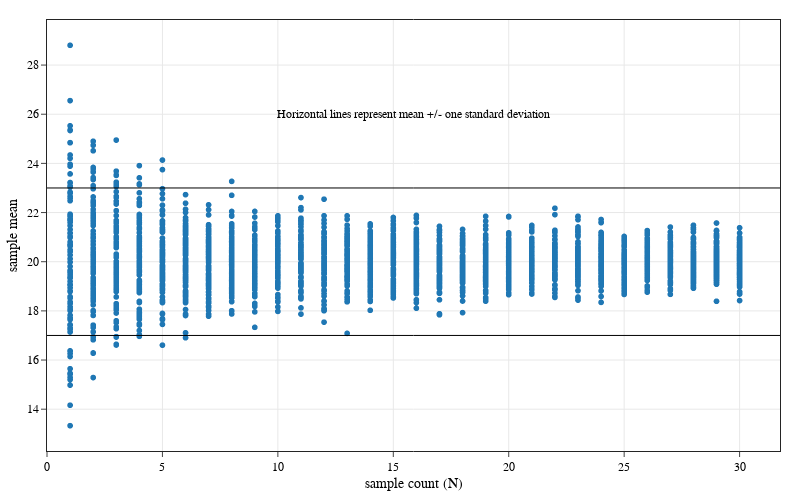

This figure's notebook cell:
### Code cell
import os
import numpy as np
import pandas as pd


import plotly


import plotly.express as px


import plotly.io as pio


from utilities.plotting_template import local_theme

pio.templates.default = local_theme


# Define population statistics


population_mean = 20


population_std = 3


# Number of samples to take for round of events


observation_count_range = np.arange(1, 31)


# Number of observations to take for each sampling event


sampling_events = 100


# Perform the sampling events


records = []


for sample_count in observation_count_range:
    for event in np.arange(sampling_events):
        # the sample consists of random variables drawn normally distributed data

        # (as defined with the population statistics above)

        sample = np.random.normal(
            loc=population_mean, scale=population_std, size=sample_count
        )

        sample_mean = np.mean(sample)

        records.append({"count": sample_count, "event": event, "mean": sample_mean})


# Create the dataframe (table) for the calculated values


df = pd.DataFrame(records)


# Plot the data to show how variation in sample mean changes with the sample count


fig = px.scatter(df, x="count", y="mean").update_layout(
    height=500,
    width=800,
    xaxis=dict(title="sample count (N)", rangemode="tozero"),
    yaxis=dict(title="sample mean"),
    margin=dict(t=20, b=20, l=20, r=20),
)


# Add the horizontal lines and labels


fig.add_hline(
    y=population_mean + population_std,
).add_hline(
    y=population_mean - population_std,
).add_annotation(
    text="Horizontal lines represent mean +/- one standard deviation",
    xref="paper",
    x=0.5,
    yref="paper",
    y=0.8,
    showarrow=False,
)


fig.show()

fig.write_image("webp\\small_numbers.png", scale=3)

### Figure 1 — Plotly figure (JSON) as saved in the notebook; plotly's stock layout.template omitted (floating-point values rounded to 4 significant figures; data arrays with more than 128 entries replaced by an {"elided": "..."} marker saying what was removed)
{"data": [{"hovertemplate": "count=%{x}<br>mean=%{y}<extra></extra>", "legendgroup": "", "marker": {"color": "#1F77B4", "symbol": "circle"}, "mode": "markers", "name": "", "showlegend": false, "type": "scattergl", "x": {"elided": "3000 int values"}, "xaxis": "x", "y": {"elided": "3000 float values"}, "yaxis": "y"}], "layout": {"annotations": [{"showarrow": false, "text": "Horizontal lines represent mean +/- one standard deviation", "x": 0.5, "xref": "paper", "y": 0.8, "yref": "paper"}], "height": 500, "legend": {"tracegroupgap": 0}, "margin": {"b": 20, "l": 20, "r": 20, "t": 20}, "shapes": [{"type": "line", "x0": 0, "x1": 1, "xref": "x domain", "y0": 23, "y1": 23, "yref": "y"}, {"type": "line", "x0": 0, "x1": 1, "xref": "x domain", "y0": 17, "y1": 17, "yref": "y"}], "width": 800, "xaxis": {"anchor": "y", "domain": [0, 1], "rangemode": "tozero", "title": {"text": "sample count (N)"}}, "yaxis": {"anchor": "x", "domain": [0, 1], "title": {"text": "sample mean"}}}}
